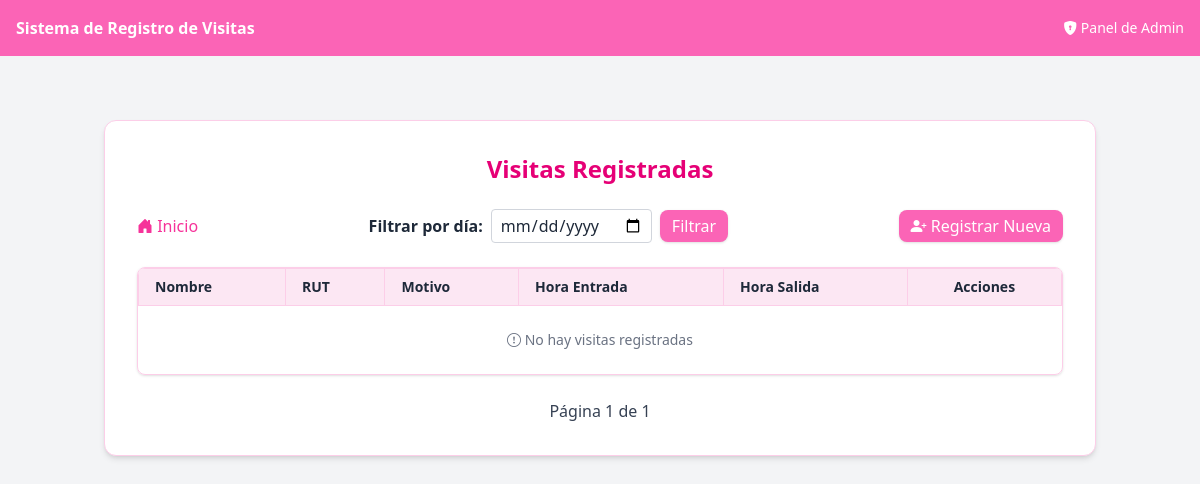
Page /listar/ on the earlier database version.
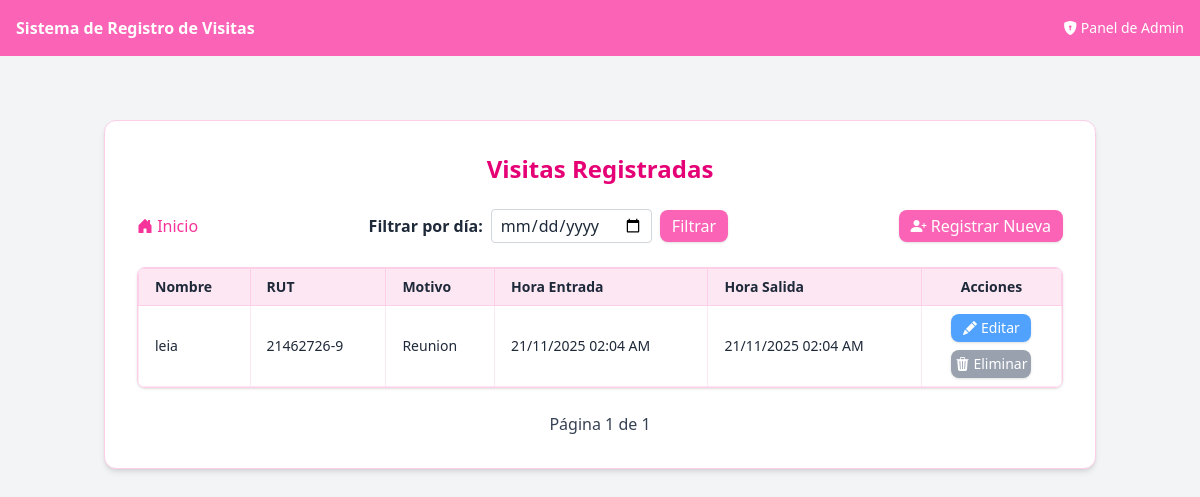
Same page on the later database version.
### visitas/models.py (models this page shows, shortened)
class Visita(models.Model):
    nombre = models.CharField(max_length=20)#Nombre del visitante
    apellido = models.CharField(max_length=35, blank=True, null=True)#Apellido del visitante
    rut = models.CharField(max_length=12)#RUT del visitante (identificacion chilena)
    motivo = models.TextField()#Motivo de la visita
    hora_entrada = models.DateTimeField(auto_now_add=True)#Hora de entrada que se guarda automáticamente al crear el registro
    hora_salida = models.DateTimeField(null=True, blank=True)#Hora de salida
    fecha = models.DateField(default=timezone.now)#Fecha de la visita automaticamente al crear el registro
    estado = models.CharField(
        max_length=20,
        choices=[('EN_CURSO', 'En curso'), ('FINALIZADA', 'Finalizada')],
        default='EN_CURSO'
    )
    registrado_por = models.ForeignKey(User, on_delete=models.CASCADE, null=True, blank=True)

### visitas/views.py (the view)
# urls.py: path('listar/', views.listar_visitas, name='listar_visitas'), # Página para listar visitas
def listar_visitas(request):
    fecha = request.GET.get('fecha') # Filtrar por fecha
    if fecha:
        visitas_list = Visita.objects.filter(fecha=fecha).order_by('-hora_entrada')
    else:
        visitas_list = Visita.objects.all().order_by('-hora_entrada')
    paginator = Paginator(visitas_list, 10) #Paginator con esta lista, mostrando 10 por pagina
    page_number = request.GET.get('page') #Vemos que numero de pagina nos piden en la url
    visitas_page = paginator.get_page(page_number) #Solo las visitas de ESA pagina
    return render(request, 'visitas/listar.html',{
        'visitas': visitas_page, #pasamos el objeto de la pagina
        'fecha': fecha
    })

### visitas/templates/visitas/listar.html (shortened to what this page needs)
{% extends 'visitas/base.html' %}
{% block content %}
  <div class="max-w-5xl mx-auto mt-12 p-8 bg-white rounded-xl shadow-md border border-pink-200">
    <h1 class="text-2xl font-bold mb-6 text-pink-600 text-center">Visitas Registradas</h1>
    <div class="mb-6 flex justify-between items-center">
      <a href="{% url 'visitas:inicio' %}"
         class="text-pink-500 font-medium hover:underline">
        <i class="bi bi-house-door-fill"></i> Inicio
      </a>
      <form method="get" class="flex items-center gap-2">
        <label for="fecha" class="font-semibold">Filtrar por día:</label>
        <input type="date" name="fecha" id="fecha" value="{{ fecha|default:'' }}"
              class="border border-gray-300 rounded px-2 py-1">
        <button type="submit" class="px-3 py-1 bg-pink-400 text-white rounded-lg shadow hover:bg-pink-500 transition">Filtrar</button>
      </form>
      <a href="{% url 'visitas:registrar_visita' %}"
         class="px-3 py-1 bg-pink-400 text-white rounded-lg shadow hover:bg-pink-500 transition">
        <i class="bi bi-person-plus-fill"></i> Registrar Nueva
      </a>
    </div>
    <div class="overflow-x-auto rounded-lg border border-pink-200 shadow-sm">
      <table class="w-full table-auto text-sm border-collapse">
        <thead class="bg-pink-100 text-black-700">
          <tr>
            <th class="border border-pink-200 px-4 py-2 text-left">Nombre</th>
            <th class="border border-pink-200 px-4 py-2 text-left">RUT</th>
            <th class="border border-pink-200 px-4 py-2 text-left">Motivo</th>
            <th class="border border-pink-200 px-4 py-2 text-left">Hora Entrada</th>
            <th class="border border-pink-200 px-4 py-2 text-left">Hora Salida</th>
            <th class="border border-pink-200 px-4 py-2 text-center">Acciones</th>
          </tr>
        </thead>
        <tbody>
          {% for v in visitas %}
          <tr class="hover:bg-pink-50 transition">
            <td class="border border-pink-100 px-4 py-2">{{ v.nombre }}</td>
            <td class="border border-pink-100 px-4 py-2">{{ v.rut }}</td>
            <td class="border border-pink-100 px-4 py-2">{{ v.motivo }}</td>
            <td class="border border-pink-100 px-4 py-2">{{ v.hora_entrada|date:"d/m/Y H:i A" }}</td>
            <td class="border border-pink-100 px-4 py-2">
              {% if v.hora_salida %}
                {{ v.hora_salida|date:"d/m/Y H:i A" }}
              {% else %}
                <span class="text-pink-500 font-semibold">Pendiente</span>
              {% endif %}
            </td>
            <td class="border border-pink-100 px-4 py-2 text-center">
              <div class="flex flex-col items-center gap-2">
                <a href="{% url 'visitas:editar_visita' v.pk %}"
                  class="flex items-center justify-center gap-1 w-20 px-2 py-1 bg-blue-400 text-white rounded-lg shadow hover:bg-blue-500 transition">
                  <i class="bi bi-pencil-fill"></i>
                  <span>Editar</span>
                </a>
                <a href="{% url 'visitas:eliminar_visita' v.pk %}"
                   onclick="return confirm('¿Estás seguro de eliminar la visita de {{ v.nombre }}?');"
                   class="flex items-center justify-center gap-1 w-20 px-2 py-1 bg-gray-400 text-white rounded-lg shadow hover:bg-gray-500 transition">
                  <i class="bi bi-trash3-fill"></i>
                  <span>Eliminar</span>
                </a>
              </div>
            </td>
          </tr>
          {% empty %}
          <tr>
            <td colspan="8" class="text-center py-6 text-gray-500"> <i class="bi bi-exclamation-circle"></i> No hay visitas registradas
            </td>
          </tr>
          {% endfor %}
        </tbody>
      </table>
    </div>
    <div class="mt-6 flex justify-center items-center gap-4">
      <span class="text-gray-700">
        Página {{ visitas.number }} de {{ visitas.paginator.num_pages }}
      </span>
    </div>
  </div>
{% endblock %}

Differences in the rows shown:
added Visita: nombre "leia", rut "21462726-9", motivo "Reunion", hora_entrada "21/11/2025 02:04 AM", hora_salida "21/11/2025 02:04 AM"
Other differences:
text no longer shown: "No hay visitas registradas"
